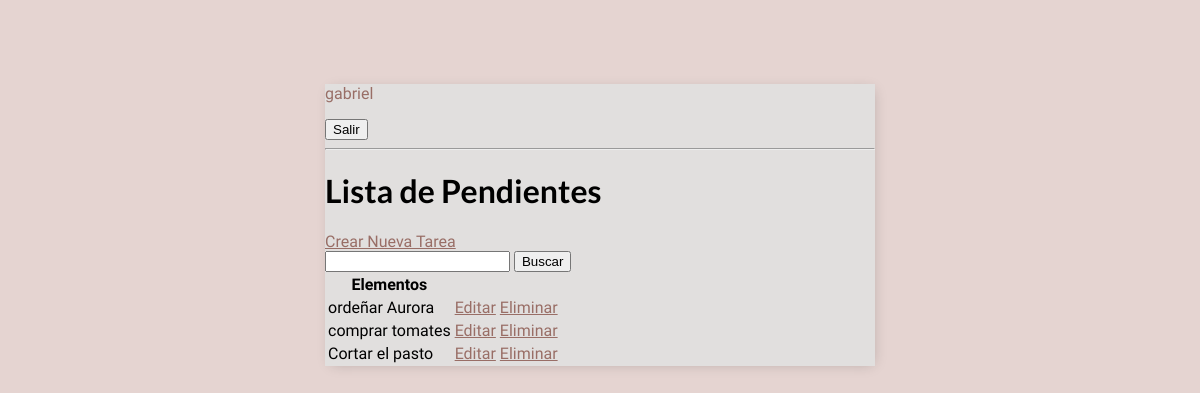
The app's page / (signed in), older data.
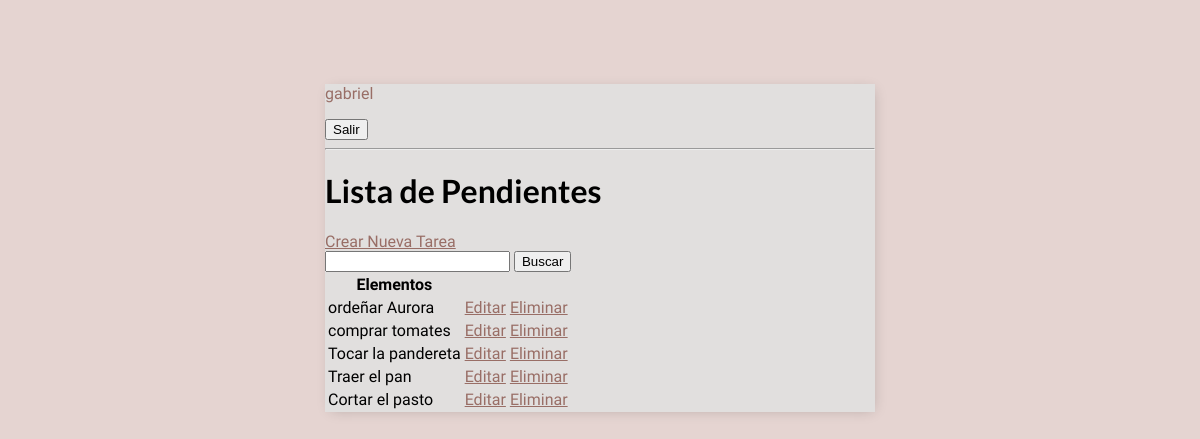
The same page, newer data.
### base/models.py (models this page shows, shortened)
class Tarea(models.Model):
    usuario = models.ForeignKey(User,
                                on_delete=models.CASCADE,
                                null=True,
                                blank=True)
    titulo = models.CharField(max_length=200)
    descripcion = models.TextField(null=True,
                                   blank=True)
    completo = models.BooleanField(default=False)
    creado = models.DateTimeField(auto_now_add= True)
    class Meta:
        ordering = ['completo']

### base/views.py (the view)
# urls.py: urlpatterns = [path('', ListaPendientes.as_view(), name='pendientes'),
class ListaPendientes(LoginRequiredMixin, ListView): # Al heredar de la clase ListView y el modelo llamado Tarea, buscará por defecto templates/tarea_list.html para renderizar (epecificarlo en settings.py del proyecto (DIRS))
    model = Tarea # Modelo/Tabla de la que se tomarán  los registros (trae todos los registros en automático)
    context_object_name = 'tareas' # Cambiamos el nombre para que en los templates los registros no lleguen como object_list por default
    def get_context_data(self, **kwargs): # Filtros
        context = super().get_context_data(**kwargs)
        context['tareas'] = context['tareas'].filter(usuario=self.request.user) # 1er paso: Listado de tareas asociado al usuario logueado
        context['count'] = context['tareas'].filter(completo=False).count() # 2do paso: Conteo de tareas no completadas
        valor_buscado = self.request.GET.get('area-buscar') or ''
        if valor_buscado:
            context['tareas'] = context['tareas'].filter(titulo__icontains=valor_buscado)
        context['valor_buscado'] = valor_buscado
        return context

### base/templates/base/tarea_list.html (shortened to what this page needs)
<!DOCTYPE html>
{% extends 'base/principal.html' %}
{% block content %}
<html>
    <head>
        <link rel="stylesheet" href="">
    </head>
    <body>
        {% if request.user.is_authenticated %}
            <p>{{request.user}}</p>
            <form method="post" action="{% url 'logout' %}">
                <button type="submit">Salir</button>
            </form>
        {%else%}
            <a href='/login'>Ingresar</a>
        {% endif %}
        <hr>
        <h1>Lista de Pendientes {{ciudad}}</h1>
        <a href='/crear-tarea'>Crear Nueva Tarea</a>
        <form method="GET">
            <input type="text" name="area-buscar" value="{{valor_buscado}}">
            <input type="submit" value="Buscar">
        </form>
        <table>
            <tr>
                <th> Elementos </th>
                <th></th>
                <th></th>
            </tr>
            {% for tarea in tareas %}
                <tr>
                    <td> {{tarea.titulo}} </td>
                    <td><a href="/editar-tarea/{{tarea.id}}">Editar</a></td>
                    <td><a href="/eliminar-tarea/{{tarea.id}}">Eliminar</a></td>
                </tr>
                {% empty %}
                <h3> No hay elementos en la lista </h3>
            {% endfor %}
        </table>
    </body>
</html>
{% endblock content %}

### base/templates/base/principal.html (shortened to what this page needs)
<!DOCTYPE html>
<html>
    <head>
        <link rel="stylesheet" href="">
    </head>
    <body>
        <div class="container">
            {% block content %}
            {% endblock content %}
        </div>
    </body>
</html>

### base/templates/base/principal.html (style rules this page uses)
body { background-color: #E5D4D1; font-family: "Abel", sans-serif; padding-top: 60px; }
.container { max-width: 550px; margin: auto; background-color: #E1DFDE; -webkit-box-shadow: 2px 2px 13px -4px rgba(0,0,0,0.21); box-shadow: 2px 2px 13px -4px rgba(0,0,0,0.21); }
h1, h2, h3, h4, h5, h6 { font-family: "Lato", sans-serif; }
a, p { color: #996E66; }

Row changes from the older to the newer data that the page shows:
added Tarea: titulo "Tocar la pandereta"
added Tarea: titulo "Traer el pan"
